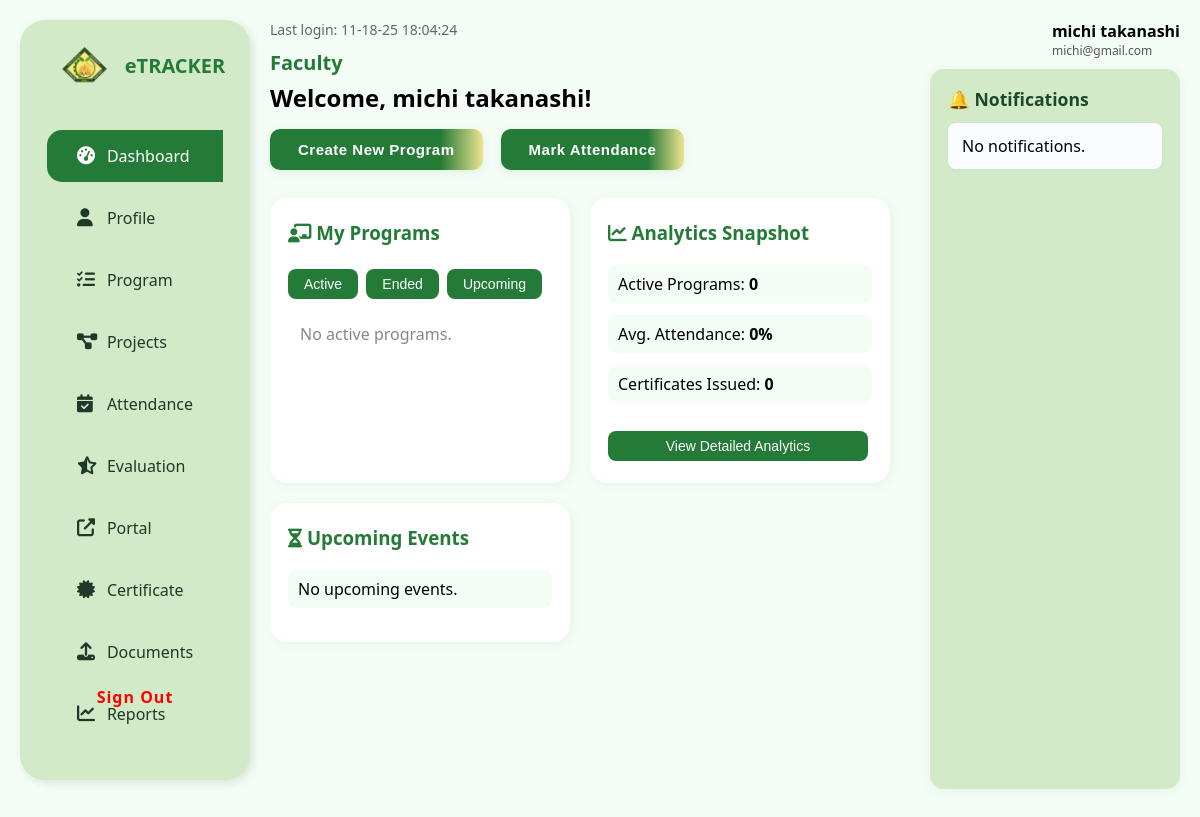
Before: /FACULTY/Dashboard.php (signed in) with the older database file.
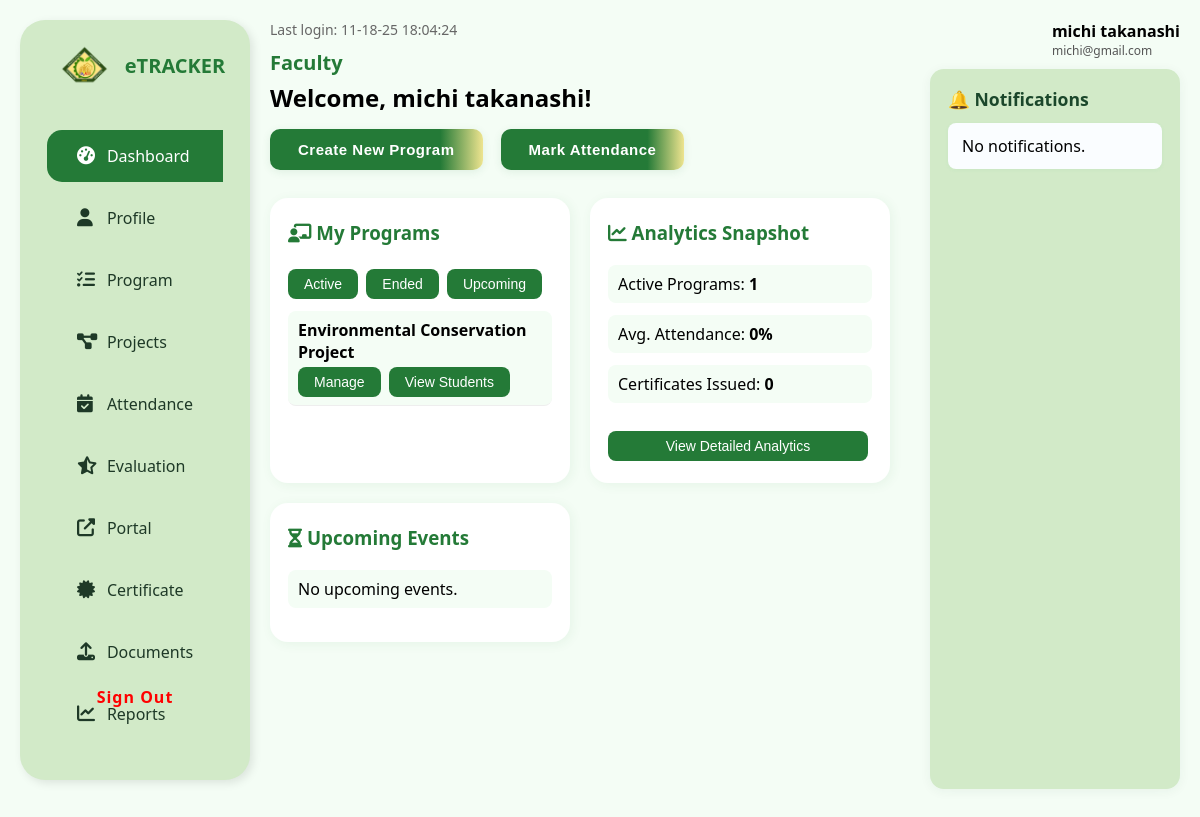
After: the same page with the newer database file.
### tables this page shows
CREATE TABLE `programs` (
  `id` int(11) NOT NULL AUTO_INCREMENT,
  `program_name` varchar(255) NOT NULL,
  `project_titles` longtext DEFAULT NULL,
  `department_id` int(11) DEFAULT NULL,
  `department` varchar(100) DEFAULT NULL,
  `program_type` varchar(100) DEFAULT NULL,
  `location` varchar(255) DEFAULT NULL,
  `target_audience` varchar(100) DEFAULT NULL,
  `start_date` date DEFAULT NULL,
  `previous_date` date DEFAULT NULL,
  `end_date` date DEFAULT NULL,
  `status` enum('planning','ongoing','ended','completed','cancelled') DEFAULT 'planning',
  `max_students` int(11) DEFAULT 0,
  `male_count` int(11) DEFAULT 0,
  `female_count` int(11) DEFAULT 0,
  `requirements` text DEFAULT NULL,
  `budget` decimal(10,2) DEFAULT NULL,
  `description` text DEFAULT NULL,
  `sdg_goals` text DEFAULT NULL,
  `faculty_id` int(11) DEFAULT NULL,
  `created_at` timestamp NOT NULL DEFAULT current_timestamp(),
  `updated_at` timestamp NOT NULL DEFAULT current_timestamp() ON UPDATE current_timestamp(),
  `is_archived` tinyint(1) NOT NULL DEFAULT 0,
  `archived_at` datetime DEFAULT NULL,
  PRIMARY KEY (`id`),
  KEY `fk_faculty_id_faculty` (`faculty_id`),
  KEY `programs_ibfk_1` (`department_id`),
  KEY `idx_programs_is_archived` (`is_archived`),
  KEY `idx_programs_department_id` (`department_id`),
  KEY `idx_programs_faculty_id` (`faculty_id`),
  KEY `idx_programs_status` (`status`),
  CONSTRAINT `fk_faculty_id_faculty` FOREIGN KEY (`faculty_id`) REFERENCES `users` (`id`) ON DELETE CASCADE ON UPDATE CASCADE,
  CONSTRAINT `programs_ibfk_1` FOREIGN KEY (`department_id`) REFERENCES `departments` (`department_id`) ON DELETE CASCADE ON UPDATE CASCADE
);

### FACULTY/Dashboard.php (the view, shortened to what the changed rows need)
<?php
require_once 'db.php';
$user_id = $_SESSION['user_id'] ?? null;
$faculty_id = null;
$faculty_department = '';
$faculty_name = '';
$faculty_position = '';
$stmt = $conn->prepare("SELECT id, faculty_name, department, position FROM faculty WHERE user_id = ?");
$stmt->bind_param("i", $user_id);
$stmt->execute();
$stmt->bind_result($faculty_id, $faculty_name, $faculty_department, $faculty_position);
$user_fullname = 'Unknown User';
$stmt = $conn->prepare("SELECT firstname, lastname, email FROM users WHERE id = ?");
$stmt->bind_param("i", $user_id);
$stmt->execute();
$stmt->bind_result($firstname, $lastname, $email);
if ($stmt->fetch()) {
    $user_fullname = $firstname . ' ' . $lastname;
}
$programs = [];
if ($faculty_id) {
    $stmt = $conn->prepare("SELECT id, program_name, status, start_date, end_date, max_students
                            FROM programs
                            WHERE faculty_id = ?");
    $stmt->bind_param("i", $faculty_id);
    $stmt->execute();
    $result = $stmt->get_result();
    while ($row = $result->fetch_assoc()) {
        $programs[] = $row;
    }
} else {
    error_log("Faculty ID not found for user_id: " . $user_id);
    $programs = [];
}
$active_programs = 0;
foreach ($programs as $program) {
    if ($program['status'] === 'ongoing') $active_programs++;
}
$program_groups = [
  'Active' => [],
  'Ended' => [],
  'Upcoming' => []
];
foreach ($programs as $program) {
  if ($program['status'] === 'ongoing') {
    $program_groups['Active'][] = $program;
  } elseif ($program['status'] === 'ended') {
    $program_groups['Ended'][] = $program;
  } else {
    $program_groups['Upcoming'][] = $program;
  }
}
?>
<!DOCTYPE html>
<html lang="en">
<head>
  <link rel="stylesheet" href="Dashboard.css" />
  <link rel="stylesheet" href="https://cdnjs.cloudflare.com/ajax/libs/font-awesome/6.5.0/css/all.min.css">
</head>
<body>
  <div class="container">
    <div class="main-grid">
      <div class="main-content">
        <section class="overview">
          <h1 class="role-label">Faculty</h1>
          <h2>Welcome, <?php echo htmlspecialchars($user_fullname); ?>!</h2>
          <div class="overview-box">
            <div class="cards">
              <div class="card">
                <div class="status-tabs">
                  <?php $statuses = array_keys($program_groups); ?>
                  <?php foreach ($statuses as $i => $status): ?>
                    <button class="tab-btn<?php echo $i === 0 ? ' active' : ''; ?>" onclick="showStatusTab(<?php echo $i; ?>)">
                      <?php echo $status; ?>
                    </button>
                  <?php endforeach; ?>
                </div>
                <?php foreach ($statuses as $i => $status): ?>
                  <div class="tab-content" id="status-tab-<?php echo $i; ?>" style="<?php echo $i === 0 ? '' : 'display:none;'; ?>">
                    <?php if (empty($program_groups[$status])): ?>
                      <div style="padding:12px; color:#888;">No <?php echo strtolower($status); ?> programs.</div>
                    <?php else: ?>
                      <ul style="margin:0; padding-left:0;">
                        <?php foreach ($program_groups[$status] as $program): ?>
                          <li style="margin-bottom:10px; list-style:none; border-bottom:1px solid #eee; padding-bottom:8px;">
                            <strong><?php echo htmlspecialchars($program['program_name']); ?></strong>
                            <br>
                            <div>
                              <button onclick="window.location.href='Programs.php?id=<?php echo $program['id']; ?>'">Manage</button>
                              <button onclick="showParticipants(<?php echo $program['id']; ?>)">View Students</button>
                            </div>
                          </li>
                        <?php endforeach; ?>
                      </ul>
                    <?php endif; ?>
                  </div>
                <?php endforeach; ?>
              </div>
              <div class="card">
                <ul>
                  <li>Active Programs: <strong><?php echo $active_programs; ?></strong></li>
                </ul>
              </div>
            </div>
          </div>
        </section>
      </div>
    </div>
  </div>
</body>
</html>

Changed rows visible on the page:
added programs: program_name "Environmental Conservation Project"
Other visible differences:
$active_programs: "0" → "1"
list line gone: "No active programs."
